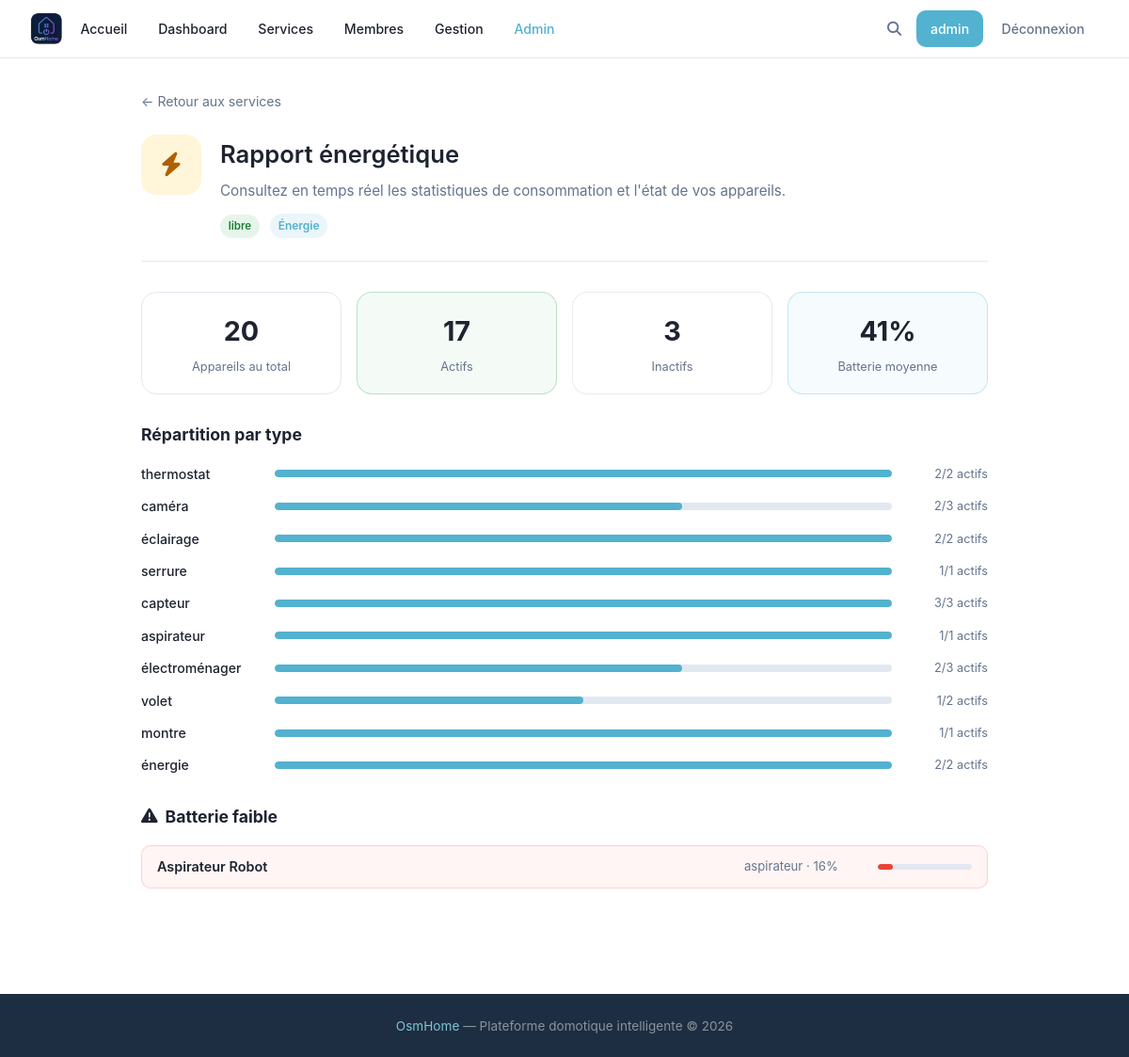
The page /service/rapport-energie (signed in) on the database its author committed.
### tables this page shows
CREATE TABLE services (
            id INTEGER PRIMARY KEY AUTOINCREMENT,
            name TEXT,
            description TEXT,
            category TEXT,
            access TEXT DEFAULT 'libre'
        , slug TEXT);

CREATE TABLE devices (
            id INTEGER PRIMARY KEY AUTOINCREMENT,
            name TEXT,
            description TEXT,
            type TEXT,
            brand TEXT,
            status TEXT DEFAULT 'actif',
            connectivity TEXT,
            battery INTEGER,
            room TEXT
        , deletion_requested INTEGER DEFAULT 0, config TEXT);

### main.py (the view)
@app.route('/service/<slug>')
def service_detail(slug):
    if 'username' not in flask.session:
        return flask.redirect('/login')
    service = utils.getServiceBySlug(slug)
    if not service:
        flask.abort(404)
    viewer_data = utils.getUser(flask.session['username'])
    if service['access'] == 'restreint' and viewer_data['level'] not in ('avance', 'expert') and viewer_data['role'] != 'admin':
        flask.abort(403)
    if slug == 'planning':
        utils.executeDuePlannings()
    extra_data = utils.getServiceExtraData(slug)
    plannings = utils.getPlannings(flask.session['username']) if slug == 'planning' else []
    all_devices = utils.searchDevices('', '', '') if slug == 'planning' else []
    utils.addPoints(flask.session['username'], 0.50)
    utils.incrementActions(flask.session['username'])
    user_data = utils.getUser(flask.session['username'])
    socket.emit('points_update', {
        'points': float(user_data['points']),
        'level': user_data['level']
    }, room=flask.session['username'])
    return flask.render_template(
        'service.html',
        user=flask.session.get('username'),
        service=service,
        data=extra_data,
        plannings=plannings,
        all_devices=all_devices,
        viewer_data=viewer_data,
    )

### main.py (called while the page is built)
@app.context_processor
def inject_types():
    try:
        types = utils.getTypes()
    except Exception:
        types = []
    is_admin = False
    user_level = None
    if flask.session.get('username'):
        u = utils.getUser(flask.session['username'])
        is_admin = bool(u and u['role'] == 'admin')
        user_level = u['level'] if u else None
    return {'types': types, 'is_admin': is_admin, 'user_level': user_level}

### utils.py (called while the page is built)
def openDB() -> sqlite3.Connection:
    if 'db' not in flask.g:
        flask.g.db = sqlite3.connect(BASE)
        flask.g.db.row_factory = sqlite3.Row
    return flask.g.db

def closeDB(_ = None):
    db = flask.g.pop("db", None)
    if db is not None:
        db.close()

def getUser(username: str):
    db = openDB()
    return db.execute(
        'SELECT * FROM users WHERE username = ?',
        (username,)
    ).fetchone()

def getTypes() -> list:
    db = openDB()
    rows = db.execute('SELECT DISTINCT type FROM devices ORDER BY type').fetchall()
    return [row['type'] for row in rows]

def addPoints(username: str, amount: float) -> None:
    db = openDB()
    db.execute('UPDATE users SET points = points + ? WHERE username = ?', (amount, username))
    db.commit()

def incrementActions(username: str) -> None:
    db = openDB()
    db.execute('UPDATE users SET actions = actions + 1 WHERE username = ?', (username,))
    db.commit()

def getServiceBySlug(slug: str):
    db = openDB()
    return db.execute('SELECT * FROM services WHERE slug = ?', (slug,)).fetchone()

### templates/service.html (shortened to what this page needs)
{% extends 'base.html' %}
{% block extra_css %}<link rel="stylesheet" href="{{ url_for('static', filename='css/services.css') }}">{% endblock %}
{% block content %}
<div class="svc-detail-page">
<div class="svc-detail-inner">
    <a href="/services" class="svc-back">← Retour aux services</a>
    <div class="svc-detail-header">
        <div class="svc-card-icon svc-icon--{{ service['slug'] }} svc-icon--lg">
            {% if service['slug'] == 'rapport-energie' %}<i class="fa-solid fa-bolt"></i>
            {% elif service['slug'] == 'controle-groupe' %}<i class="fa-solid fa-sliders"></i>
            {% elif service['slug'] == 'surveillance' %}<i class="fa-solid fa-shield-halved"></i>
            {% elif service['slug'] == 'planning' %}<i class="fa-solid fa-calendar-check"></i>
            {% elif service['slug'] == 'diagnostic' %}<i class="fa-solid fa-heart-pulse"></i>
            {% else %}<i class="fa-solid fa-gears"></i>{% endif %}
        </div>
        <div>
            <h1>{{ service['name'] }}</h1>
            <p>{{ service['description'] }}</p>
            <span class="svc-badge svc-badge--{{ service['access'] }}">{{ service['access'] }}</span>
            <span class="svc-cat-pill">{{ service['category'] }}</span>
        </div>
    </div>
    {% if service['slug'] == 'rapport-energie' %}
    <div class="svc-stats-row">
        <div class="svc-stat-card">
            <div class="svc-stat-value">{{ data.total }}</div>
            <div class="svc-stat-label">Appareils au total</div>
        </div>
        <div class="svc-stat-card svc-stat-card--green">
            <div class="svc-stat-value">{{ data.active }}</div>
            <div class="svc-stat-label">Actifs</div>
        </div>
        <div class="svc-stat-card svc-stat-card--muted">
            <div class="svc-stat-value">{{ data.inactive }}</div>
            <div class="svc-stat-label">Inactifs</div>
        </div>
        <div class="svc-stat-card svc-stat-card--blue">
            <div class="svc-stat-value">{% if data.avg_battery %}{{ data.avg_battery }}%{% else %}—{% endif %}</div>
            <div class="svc-stat-label">Batterie moyenne</div>
        </div>
    </div>
    {% if data.by_type %}
    <div class="svc-section">
        <h2>Répartition par type</h2>
        <div class="svc-type-list">
            {% for type, info in data.by_type.items() %}
            {% set pct = (info.active / info.total * 100) | int %}
            <div class="svc-type-row">
                <span class="svc-type-name">{{ type }}</span>
                <div class="svc-bar-wrap">
                    <div class="svc-bar-fill" style="width: {{ pct }}%"></div>
                </div>
                <span class="svc-type-stat">{{ info.active }}/{{ info.total }} actifs</span>
            </div>
            {% endfor %}
        </div>
    </div>
    {% endif %}
    {% if data.low_battery %}
    <div class="svc-section">
        <h2><i class="fa-solid fa-triangle-exclamation"></i> Batterie faible</h2>
        <div class="svc-alert-list">
            {% for d in data.low_battery %}
            <div class="svc-alert-item">
                <span class="svc-alert-name">{{ d['name'] }}</span>
                <span class="svc-alert-detail">{{ d['type'] }} · {{ d['battery'] }}%</span>
                <div class="svc-battery-bar">
                    <div class="svc-battery-fill" style="width: {{ d['battery'] }}%"></div>
                </div>
            </div>
            {% endfor %}
        </div>
    </div>
    {% else %}
    <div class="svc-ok-banner"><i class="fa-solid fa-circle-check"></i> Toutes les batteries sont au-dessus de 20 %.</div>
    {% endif %}
    {% endif %}
</div>
</div>
{% endblock %}

### static/css/style.css (style rules this page uses)
:root { --bg: #ffffff; --surface: #ffffff; --dark: #1e2330; --dark-2: #1c2131; --primary: #52B2CF; --primary-hover: #3d9ebc; --primary-light: rgba(82, 178, 207, 0.12); --accent-2: #7EC4CF; --accent-pink: #D4AFB9; --accent-lavender: #D1CFE2; --accent-powder: #9CADCE; --muted: #64748b; --white: #ffffff; --border: #e2e8f0; --shadow: 0 1px 3px rgba(0,0,0,.07), 0 2px 8px rgba(0,0,0,.04); --shadow-md: 0 4px 14px rgba(0,0,0,.09), 0 2px 6px rgba(0,0,0,.05); --radius: 10px; --radius-sm: 5px; --radius-lg: 16px; --danger: #ea4335; }
* { margin: 0; padding: 0; box-sizing: border-box; }
html { min-height: 100%; scroll-behavior: smooth; }
body { min-height: 100vh; display: flex; flex-direction: column; font-family: 'Google Sans', 'Inter', system-ui, -apple-system, BlinkMacSystemFont, 'Segoe UI', Roboto, sans-serif; background: var(--bg); color: var(--dark); line-height: 1.65; }
a { color: inherit; text-decoration: none; }
h1, h2, h3, h4, h5 { color: var(--dark); margin-bottom: 0.5rem; font-weight: 600; }
p { color: var(--muted); margin-bottom: 1rem; }

### static/css/services.css (style rules this page uses)
.svc-card-icon { flex-shrink: 0; width: 52px; height: 52px; border-radius: 14px; display: flex; align-items: center; justify-content: center; font-size: 1.3rem; }
.svc-icon--rapport-energie { background: rgba(251,188,4,0.15); color: #b06000; }
.svc-icon--lg { width: 64px; height: 64px; font-size: 1.6rem; border-radius: 16px; }
.svc-badge { flex-shrink: 0; display: inline-flex; align-items: center; gap: 0.25rem; font-size: 0.72rem; font-weight: 600; padding: 0.18rem 0.55rem; border-radius: 999px; white-space: nowrap; }
.svc-badge--libre { background: rgba(52,168,83,0.12); color: #1e7e34; }
.svc-detail-page { padding: 2rem 0 4rem; }
.svc-detail-inner { width: min(900px, 92%); margin: 0 auto; }
.svc-back { display: inline-flex; align-items: center; gap: 0.4rem; color: var(--muted); font-size: 0.88rem; margin-bottom: 1.5rem; transition: color 0.15s; }
.svc-detail-header { display: flex; align-items: flex-start; gap: 1.25rem; margin-bottom: 2rem; padding-bottom: 1.5rem; border-bottom: 1px solid var(--border); }
.svc-detail-header h1 { font-size: 1.6rem; margin-bottom: 0.3rem; }
.svc-detail-header p { color: var(--muted); margin-bottom: 0.6rem; font-size: 0.95rem; }
.svc-cat-pill { display: inline-block; background: var(--primary-light); color: var(--primary); font-size: 0.75rem; font-weight: 600; padding: 0.18rem 0.55rem; border-radius: 999px; margin-left: 0.4rem; }
.svc-stats-row { display: grid; grid-template-columns: repeat(4,1fr); gap: 1rem; margin-bottom: 1.75rem; }
.svc-stat-card { background: var(--surface); border: 1px solid var(--border); border-radius: var(--radius-lg); padding: 1.1rem 1.25rem; text-align: center; }
.svc-stat-card--green { border-color: rgba(52,168,83,0.3); background: rgba(52,168,83,0.05); }
.svc-stat-card--muted { border-color: rgba(0,0,0,0.08); }
.svc-stat-card--blue { border-color: rgba(82,178,207,0.3); background: rgba(82,178,207,0.05); }
.svc-stat-value { font-size: 1.8rem; font-weight: 700; color: var(--dark); }
.svc-stat-label { font-size: 0.8rem; color: var(--muted); margin-top: 0.2rem; }
.svc-section { margin-top: 1.75rem; }
.svc-section h2 { font-size: 1.1rem; font-weight: 700; margin-bottom: 1rem; display: flex; align-items: center; gap: 0.5rem; }
.svc-type-list { display: flex; flex-direction: column; gap: 0.7rem; }
.svc-type-row { display: grid; grid-template-columns: 130px 1fr 90px; align-items: center; gap: 0.75rem; }
.svc-type-name { font-size: 0.88rem; font-weight: 500; color: var(--dark); white-space: nowrap; }
.svc-bar-wrap { background: var(--border); border-radius: 999px; height: 8px; overflow: hidden; }
.svc-bar-fill { height: 100%; background: var(--primary); border-radius: 999px; transition: width 0.4s; min-width: 2px; }
.svc-type-stat { font-size: 0.8rem; color: var(--muted); text-align: right; }
.svc-alert-list { display: flex; flex-direction: column; gap: 0.6rem; }
.svc-alert-item { display: grid; grid-template-columns: 1fr 130px 100px; align-items: center; gap: 0.75rem; background: rgba(234,67,53,0.05); border: 1px solid rgba(234,67,53,0.18); border-radius: var(--radius); padding: 0.65rem 1rem; }
.svc-alert-name { font-weight: 600; font-size: 0.9rem; }
.svc-alert-detail { font-size: 0.82rem; color: var(--muted); }
.svc-battery-bar { background: var(--border); border-radius: 999px; height: 6px; overflow: hidden; }
.svc-battery-fill { height: 100%; background: var(--danger); border-radius: 999px; }

### rows shown on the page
services: name "Rapport énergétique", description "Consultez en temps réel les statistiques de consommation et l'état de vos appareils.", access "libre", category "Énergie"
devices: type "thermostat", {{ pct }} 100 (drawn), active "2", total "2"
devices: type "caméra", {{ pct }} 66 (drawn), active "2", total "3"
devices: type "éclairage", {{ pct }} 100 (drawn), active "2", total "2"
devices: type "serrure", {{ pct }} 100 (drawn), active "1", total "1"
devices: type "capteur", {{ pct }} 100 (drawn), active "3", total "3"
devices: type "aspirateur", {{ pct }} 100 (drawn), active "1", total "1", name "Aspirateur Robot", battery "16"
devices: type "électroménager", {{ pct }} 66 (drawn), active "2", total "3"
devices: type "volet", {{ pct }} 50 (drawn), active "1", total "2"
devices: type "montre", {{ pct }} 100 (drawn), active "1", total "1"
devices: type "énergie", {{ pct }} 100 (drawn), active "2", total "2"

### other values the page prints
{{ user }} "admin"
{{ data.total }} "20"
{{ data.active }} "17"
{{ data.inactive }} "3"
{{ data.avg_battery }} "41"
